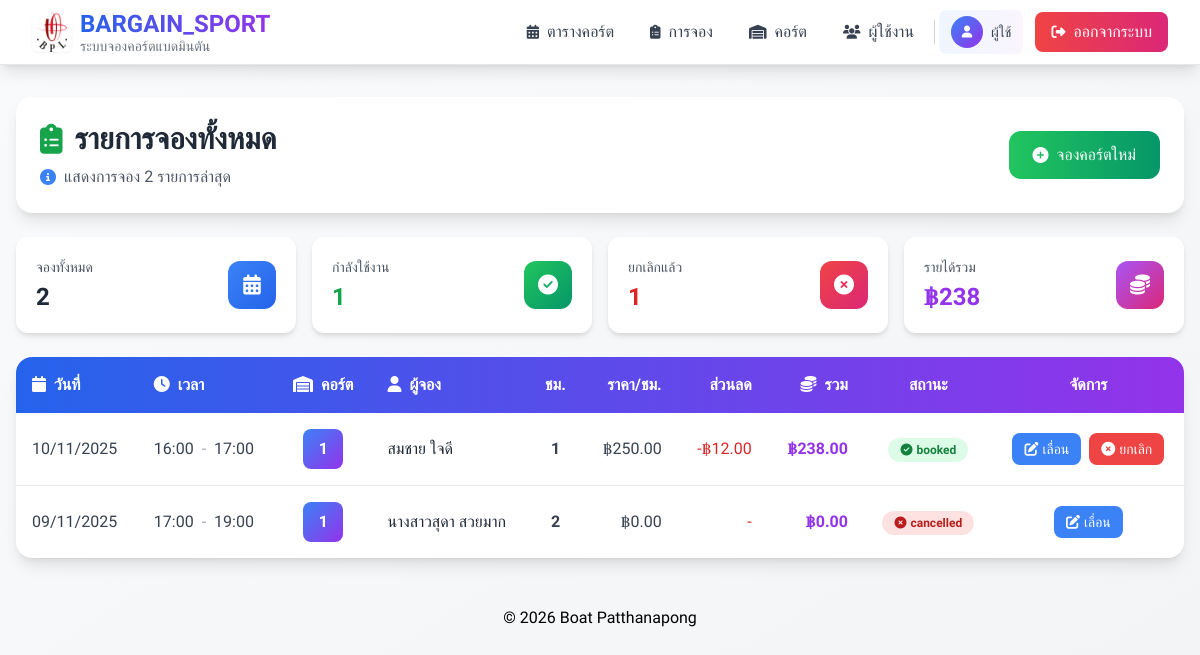
The page /bookings/index.php (signed in) on the database as committed earlier.
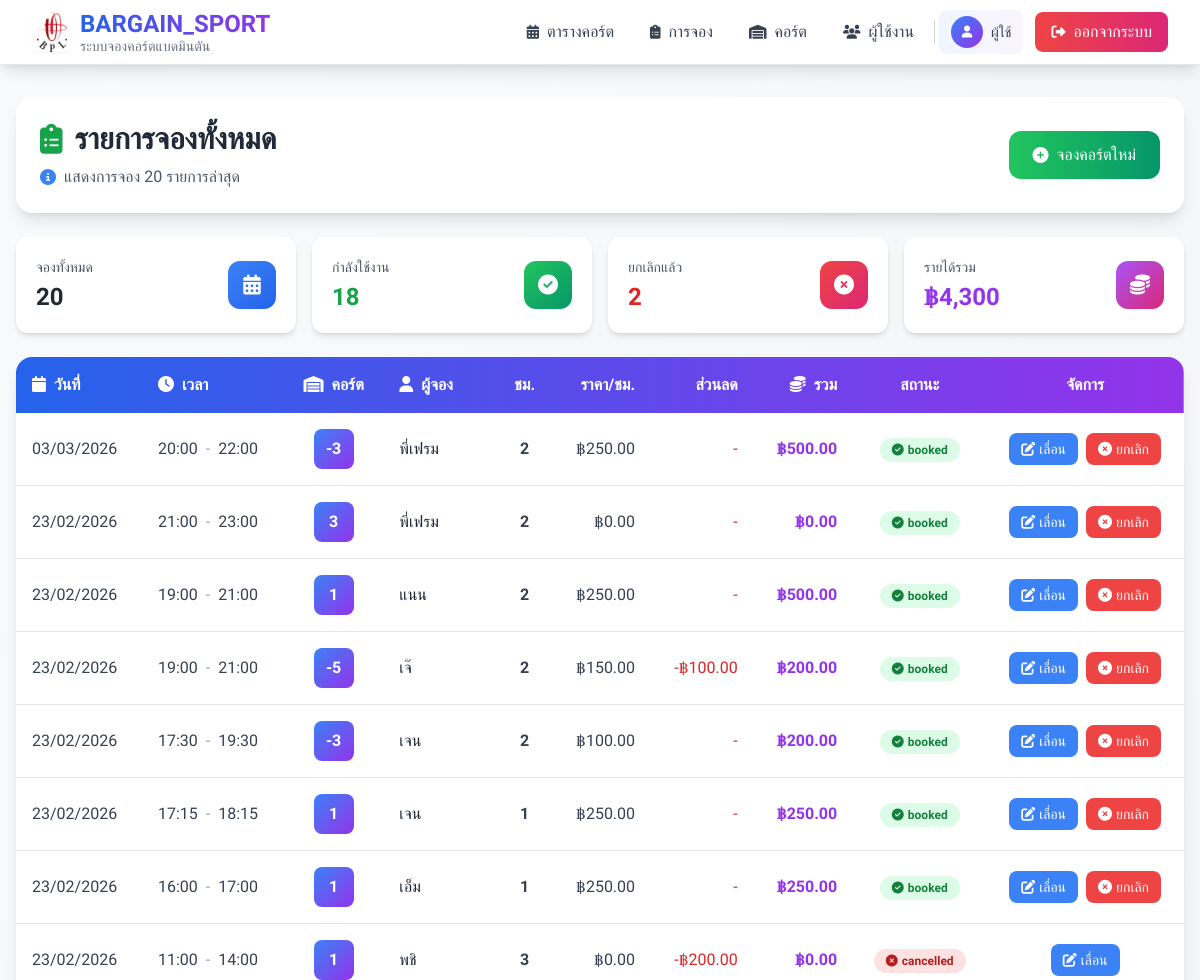
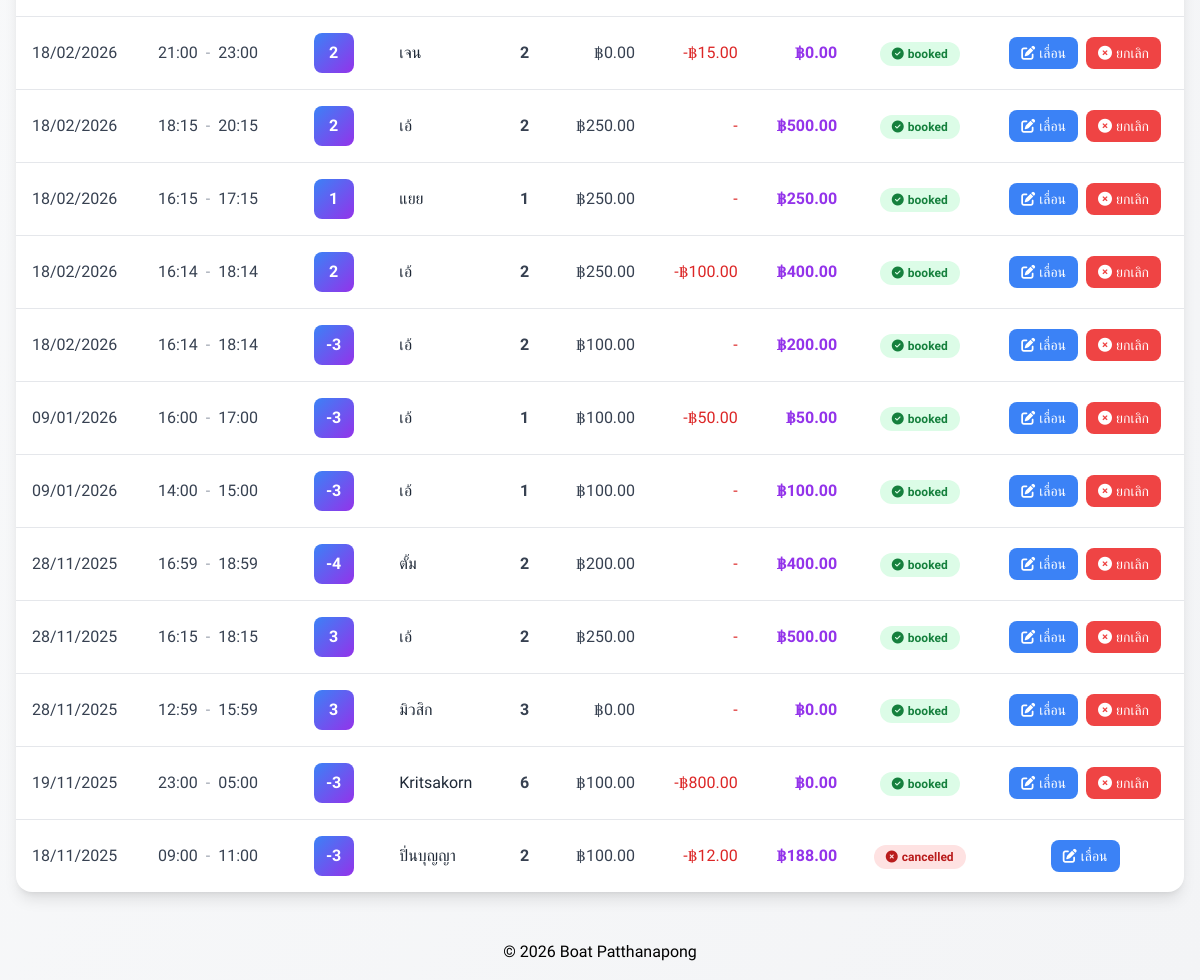
The same page on the database as committed later (2 pictures, top to bottom).
### tables this page shows
CREATE TABLE `bookings` (
  `id` int NOT NULL,
  `court_id` int NOT NULL,
  `customer_name` varchar(100) NOT NULL,
  `customer_phone` varchar(30) DEFAULT NULL,
  `start_datetime` datetime NOT NULL,
  `duration_hours` int NOT NULL,
  `price_per_hour` decimal(10,2) NOT NULL,
  `discount_amount` decimal(10,2) NOT NULL DEFAULT '0.00',
  `total_amount` decimal(10,2) NOT NULL,
  `status` enum('booked','cancelled') NOT NULL DEFAULT 'booked',
  `created_by` int DEFAULT NULL,
  `created_at` timestamp NOT NULL DEFAULT CURRENT_TIMESTAMP,
  `updated_at` timestamp NULL DEFAULT NULL
);

CREATE TABLE `courts` (
  `id` int NOT NULL,
  `court_no` int NOT NULL,
  `vip_room_name` varchar(100) DEFAULT NULL COMMENT 'ชื่อห้อง VIP',
  `status` enum('Available','Booked','In Use','Maintenance') DEFAULT 'Available',
  `is_vip` tinyint(1) NOT NULL DEFAULT '0',
  `court_type` enum('normal','vip') DEFAULT 'normal' COMMENT 'ประเภทคอร์ต: normal=ปกติ, vip=VIP',
  `vip_price` decimal(10,2) DEFAULT NULL COMMENT 'ราคาพิเศษสำหรับคอร์ต VIP (บาท/ชั่วโมง)',
  `normal_price` decimal(10,2) DEFAULT NULL COMMENT 'ราคาคงที่สำหรับคอร์ตปกติ (optional)'
);

### bookings/index.php (the view, shortened to what the changed rows need)
<?php
require_once __DIR__.'/../config/db.php';
$rows=$pdo->query("SELECT b.*, c.court_no FROM bookings b JOIN courts c ON b.court_id=c.id ORDER BY b.start_datetime DESC LIMIT 200")->fetchAll();
?>
<!doctype html>
<html lang="th">
<head>
<script src="https://cdn.tailwindcss.com"></script>
<link rel="stylesheet" href="https://cdnjs.cloudflare.com/ajax/libs/font-awesome/6.4.0/css/all.min.css">
</head>
<body class="bg-gradient-to-br from-gray-50 to-gray-100 min-h-screen">
<div class="container mx-auto px-4 py-8 max-w-7xl">
  <div class="bg-white rounded-2xl shadow-lg p-6 mb-6">
    <div class="flex flex-col md:flex-row justify-between items-start md:items-center gap-4">
      <div>
        <h1 class="text-3xl font-bold text-gray-800 flex items-center gap-3 mb-2">
          <i class="fas fa-clipboard-list text-green-600"></i>
          รายการจองทั้งหมด
        </h1>
        <p class="text-gray-600 flex items-center gap-2">
          <i class="fas fa-info-circle text-blue-500"></i>
          แสดงการจอง <?= count($rows) ?> รายการล่าสุด
        </p>
      </div>
    </div>
  </div>
  <div class="grid grid-cols-1 md:grid-cols-4 gap-4 mb-6">
    <?php
    $totalBookings = count($rows);
    $bookedCount = count(array_filter($rows, fn($r) => $r['status'] === 'booked'));
    $cancelledCount = count(array_filter($rows, fn($r) => $r['status'] === 'cancelled'));
    $totalRevenue = array_sum(array_map(fn($r) => $r['status'] === 'booked' ? $r['total_amount'] : 0, $rows));
    ?>
    <div class="bg-white rounded-xl shadow-md p-5 hover:shadow-lg transition-shadow">
      <div class="flex items-center justify-between">
        <div>
          <p class="text-gray-600 text-sm mb-1">จองทั้งหมด</p>
          <p class="text-2xl font-bold text-gray-800"><?= $totalBookings ?></p>
        </div>
      </div>
    </div>
    <div class="bg-white rounded-xl shadow-md p-5 hover:shadow-lg transition-shadow">
      <div class="flex items-center justify-between">
        <div>
          <p class="text-gray-600 text-sm mb-1">กำลังใช้งาน</p>
          <p class="text-2xl font-bold text-green-600"><?= $bookedCount ?></p>
        </div>
      </div>
    </div>
    <div class="bg-white rounded-xl shadow-md p-5 hover:shadow-lg transition-shadow">
      <div class="flex items-center justify-between">
        <div>
          <p class="text-gray-600 text-sm mb-1">ยกเลิกแล้ว</p>
          <p class="text-2xl font-bold text-red-600"><?= $cancelledCount ?></p>
        </div>
      </div>
    </div>
    <div class="bg-white rounded-xl shadow-md p-5 hover:shadow-lg transition-shadow">
      <div class="flex items-center justify-between">
        <div>
          <p class="text-gray-600 text-sm mb-1">รายได้รวม</p>
          <p class="text-2xl font-bold text-purple-600">฿<?= number_format($totalRevenue, 0) ?></p>
        </div>
      </div>
    </div>
  </div>
  <div class="bg-white rounded-2xl shadow-lg overflow-hidden">
    <div class="hidden md:block overflow-x-auto">
      <table class="w-full">
        <thead>
          <tr class="bg-gradient-to-r from-blue-600 to-purple-600 text-white">
            <th class="px-4 py-4 text-left font-semibold">
              <i class="fas fa-calendar mr-2"></i>วันที่
            </th>
            <th class="px-4 py-4 text-left font-semibold">
              <i class="fas fa-clock mr-2"></i>เวลา
            </th>
            <th class="px-4 py-4 text-center font-semibold">
              <i class="fas fa-warehouse mr-2"></i>คอร์ต
            </th>
            <th class="px-4 py-4 text-left font-semibold">
              <i class="fas fa-user mr-2"></i>ผู้จอง
            </th>
            <th class="px-4 py-4 text-center font-semibold">ชม.</th>
            <th class="px-4 py-4 text-right font-semibold">ราคา/ชม.</th>
            <th class="px-4 py-4 text-right font-semibold">ส่วนลด</th>
            <th class="px-4 py-4 text-right font-semibold">
              <i class="fas fa-coins mr-2"></i>รวม
            </th>
            <th class="px-4 py-4 text-center font-semibold">สถานะ</th>
            <th class="px-4 py-4 text-center font-semibold">จัดการ</th>
          </tr>
        </thead>
        <tbody class="divide-y divide-gray-200">
          <?php foreach($rows as $r):
            $s = new DateTime($r['start_datetime']);
            $statusColor = $r['status'] === 'booked' ? 'green' : ($r['status'] === 'cancelled' ? 'red' : 'gray');
            $statusIcon = $r['status'] === 'booked' ? 'check-circle' : ($r['status'] === 'cancelled' ? 'times-circle' : 'clock');
          ?>
          <tr class="hover:bg-gray-50 transition-colors">
            <td class="px-4 py-4 text-gray-700 font-medium">
              <?=$s->format('d/m/Y')?>
            </td>
            <td class="px-4 py-4 text-gray-700">
              <span class="font-medium"><?=$s->format('H:i')?></span>
              <span class="text-gray-400 mx-1">-</span>
              <span class="font-medium"><?=$s->modify('+'.$r['duration_hours'].' hour')->format('H:i')?></span>
            </td>
            <td class="px-4 py-4 text-center">
              <span class="inline-flex items-center justify-center w-10 h-10 bg-gradient-to-br from-blue-500 to-purple-600
                           text-white rounded-lg font-bold">
                <?=$r['court_no']?>
              </span>
            </td>
            <td class="px-4 py-4 text-gray-800 font-medium">
              <?=htmlspecialchars($r['customer_name'])?>
            </td>
            <td class="px-4 py-4 text-center text-gray-700 font-semibold">
              <?=$r['duration_hours']?>
            </td>
            <td class="px-4 py-4 text-right text-gray-700">
              ฿<?=number_format($r['price_per_hour'],2)?>
            </td>
            <td class="px-4 py-4 text-right text-red-600 font-medium">
              <?=$r['discount_amount'] > 0 ? '-฿'.number_format($r['discount_amount'],2) : '-'?>
            </td>
            <td class="px-4 py-4 text-right font-bold text-purple-600">
              ฿<?=number_format($r['total_amount'],2)?>
            </td>
            <td class="px-4 py-4 text-center">
              <span class="inline-flex items-center px-3 py-1 rounded-full text-xs font-semibold
                           bg-<?=$statusColor?>-100 text-<?=$statusColor?>-700">
                <i class="fas fa-<?=$statusIcon?> mr-1"></i>
                <?=$r['status']?>
              </span>
            </td>
            <td class="px-4 py-4 text-center">
              <div class="flex gap-2 justify-center">
                <a href="update.php?id=<?=$r['id']?>"
                   class="px-3 py-1.5 bg-blue-500 text-white rounded-lg text-sm font-medium
                          hover:bg-blue-600 hover:shadow-md transform hover:scale-105 transition-all
                          flex items-center gap-1">
                  <i class="fas fa-edit"></i>
                  <span>เลื่อน</span>
                </a>
                <?php if($r['status']==='booked'): ?>
                <a href="cancel.php?id=<?=$r['id']?>"
                   onclick="return confirm('ยกเลิกการจอง?')"
                   class="px-3 py-1.5 bg-red-500 text-white rounded-lg text-sm font-medium
                          hover:bg-red-600 hover:shadow-md transform hover:scale-105 transition-all
                          flex items-center gap-1">
                  <i class="fas fa-times-circle"></i>
                  <span>ยกเลิก</span>
                </a>
                <?php endif; ?>
              </div>
            </td>
          </tr>
          <?php endforeach; ?>
        </tbody>
      </table>
    </div>
  </div>
</div>
</body>
</html>

Rows that differ between the two databases and show on the page:
removed bookings: start_datetime "10/11/2025", start_datetime "16:00", start_datetime+duration_hours "17:00", court.court_no "1", customer_name "สมชาย ใจดี", duration_hours "1", price_per_hour "250.00", discount_amount "12.00", total_amount "238.00", status "booked"
removed bookings: start_datetime "09/11/2025", start_datetime "17:00", start_datetime+duration_hours "19:00", court.court_no "1", customer_name "นางสาวสุดา สวยมาก", duration_hours "2", price_per_hour "0.00", total_amount "0.00", status "cancelled"
added bookings: start_datetime "03/03/2026", start_datetime "20:00", start_datetime+duration_hours "22:00", court.court_no "-3", customer_name "พี่เฟรม", duration_hours "2", price_per_hour "250.00", total_amount "500.00", status "booked"
added bookings: start_datetime "23/02/2026", start_datetime "21:00", start_datetime+duration_hours "23:00", court.court_no "3", customer_name "พี่เฟรม", duration_hours "2", price_per_hour "0.00", total_amount "0.00", status "booked"
added bookings: start_datetime "23/02/2026", start_datetime "19:00", start_datetime+duration_hours "21:00", court.court_no "1", customer_name "แนน", duration_hours "2", price_per_hour "250.00", total_amount "500.00", status "booked"
added bookings: start_datetime "23/02/2026", start_datetime "19:00", start_datetime+duration_hours "21:00", court.court_no "-5", customer_name "เจ๊", duration_hours "2", price_per_hour "150.00", discount_amount "100.00", total_amount "200.00", status "booked"
added bookings: start_datetime "23/02/2026", start_datetime "17:30", start_datetime+duration_hours "19:30", court.court_no "-3", customer_name "เจน", duration_hours "2", price_per_hour "100.00", total_amount "200.00", status "booked"
added bookings: start_datetime "23/02/2026", start_datetime "17:15", start_datetime+duration_hours "18:15", court.court_no "1", customer_name "เจน", duration_hours "1", price_per_hour "250.00", total_amount "250.00", status "booked"
added bookings: start_datetime "23/02/2026", start_datetime "16:00", start_datetime+duration_hours "17:00", court.court_no "1", customer_name "เอ็ม", duration_hours "1", price_per_hour "250.00", total_amount "250.00", status "booked"
added bookings: start_datetime "23/02/2026", start_datetime "11:00", start_datetime+duration_hours "14:00", court.court_no "1", customer_name "พชิ", duration_hours "3", price_per_hour "0.00", discount_amount "200.00", total_amount "0.00", status "cancelled"
added bookings: start_datetime "18/02/2026", start_datetime "21:00", start_datetime+duration_hours "23:00", court.court_no "2", customer_name "เจน", duration_hours "2", price_per_hour "0.00", discount_amount "15.00", total_amount "0.00", status "booked"
added bookings: start_datetime "18/02/2026", start_datetime "18:15", start_datetime+duration_hours "20:15", court.court_no "2", customer_name "เอ้", duration_hours "2", price_per_hour "250.00", total_amount "500.00", status "booked"
added bookings: start_datetime "18/02/2026", start_datetime "16:15", start_datetime+duration_hours "17:15", court.court_no "1", customer_name "แยย", duration_hours "1", price_per_hour "250.00", total_amount "250.00", status "booked"
added bookings: start_datetime "18/02/2026", start_datetime "16:14", start_datetime+duration_hours "18:14", court.court_no "2", customer_name "เอ้", duration_hours "2", price_per_hour "250.00", discount_amount "100.00", total_amount "400.00", status "booked"
added bookings: start_datetime "18/02/2026", start_datetime "16:14", start_datetime+duration_hours "18:14", court.court_no "-3", customer_name "เอ้", duration_hours "2", price_per_hour "100.00", total_amount "200.00", status "booked"
added bookings: start_datetime "09/01/2026", start_datetime "16:00", start_datetime+duration_hours "17:00", court.court_no "-3", customer_name "เอ้", duration_hours "1", price_per_hour "100.00", discount_amount "50.00", total_amount "50.00", status "booked"
added bookings: start_datetime "09/01/2026", start_datetime "14:00", start_datetime+duration_hours "15:00", court.court_no "-3", customer_name "เอ้", duration_hours "1", price_per_hour "100.00", total_amount "100.00", status "booked"
added bookings: start_datetime "28/11/2025", start_datetime "16:59", start_datetime+duration_hours "18:59", court.court_no "-4", customer_name "ตั้ม", duration_hours "2", price_per_hour "200.00", total_amount "400.00", status "booked"
added bookings: start_datetime "28/11/2025", start_datetime "16:15", start_datetime+duration_hours "18:15", court.court_no "3", customer_name "เอ้", duration_hours "2", price_per_hour "250.00", total_amount "500.00", status "booked"
added bookings: start_datetime "28/11/2025", start_datetime "12:59", start_datetime+duration_hours "15:59", court.court_no "3", customer_name "มิวสิก", duration_hours "3", price_per_hour "0.00", total_amount "0.00", status "booked"
added bookings: start_datetime "19/11/2025", start_datetime "23:00", start_datetime+duration_hours "05:00", court.court_no "-3", customer_name "Kritsakorn", duration_hours "6", price_per_hour "100.00", discount_amount "800.00", total_amount "0.00", status "booked"
added bookings: start_datetime "18/11/2025", start_datetime "09:00", start_datetime+duration_hours "11:00", court.court_no "-3", customer_name "ปิ่นบุญญา", duration_hours "2", price_per_hour "100.00", discount_amount "12.00", total_amount "188.00", status "cancelled"
Other text that changed with them:
count($rows): "2" → "20"
$totalBookings: "2" → "20"
$bookedCount: "1" → "18"
$cancelledCount: "1" → "2"
$totalRevenue: "238" → "4,300"
